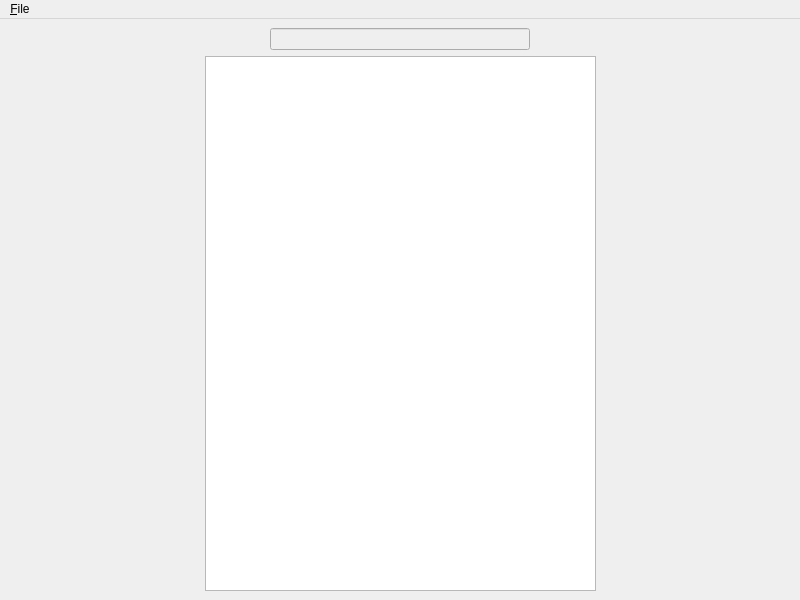
<?xml version="1.0" encoding="UTF-8"?>
<ui version="4.0">
 <class>MainWindow</class>
 <widget class="QMainWindow" name="MainWindow">
  <property name="geometry">
   <rect>
    <x>0</x>
    <y>0</y>
    <width>800</width>
    <height>600</height>
   </rect>
  </property>
  <property name="windowTitle">
   <string>MainWindow</string>
  </property>
  <widget class="QWidget" name="centralWidget">
   <layout class="QVBoxLayout" name="verticalLayout" stretch="1,2">
    <item>
     <layout class="QHBoxLayout" name="inputLayout">
      <item>
       <spacer name="inputLeftSpacer">
        <property name="orientation">
         <enum>Qt::Horizontal</enum>
        </property>
        <property name="sizeHint" stdset="0">
         <size>
          <width>40</width>
          <height>20</height>
         </size>
        </property>
       </spacer>
      </item>
      <item>
       <widget class="QLineEdit" name="inputLineEdit">
        <property name="enabled">
         <bool>false</bool>
        </property>
       </widget>
      </item>
      <item>
       <spacer name="inputRightSpacer">
        <property name="orientation">
         <enum>Qt::Horizontal</enum>
        </property>
        <property name="sizeHint" stdset="0">
         <size>
          <width>40</width>
          <height>20</height>
         </size>
        </property>
       </spacer>
      </item>
     </layout>
    </item>
    <item>
     <layout class="QHBoxLayout" name="outputLayout" stretch="1,2,1">
      <item>
       <spacer name="outputLeftSpacer">
        <property name="orientation">
         <enum>Qt::Horizontal</enum>
        </property>
        <property name="sizeHint" stdset="0">
         <size>
          <width>40</width>
          <height>20</height>
         </size>
        </property>
       </spacer>
      </item>
      <item>
       <widget class="QTextEdit" name="outputTextEdit">
        <property name="readOnly">
         <bool>true</bool>
        </property>
       </widget>
      </item>
      <item>
       <spacer name="outputRightSpacer">
        <property name="orientation">
         <enum>Qt::Horizontal</enum>
        </property>
        <property name="sizeHint" stdset="0">
         <size>
          <width>40</width>
          <height>20</height>
         </size>
        </property>
       </spacer>
      </item>
     </layout>
    </item>
   </layout>
  </widget>
  <widget class="QMenuBar" name="menuBar">
   <property name="geometry">
    <rect>
     <x>0</x>
     <y>0</y>
     <width>800</width>
     <height>20</height>
    </rect>
   </property>
   <widget class="QMenu" name="fileMenu">
    <property name="title">
     <string>&amp;File</string>
    </property>
    <addaction name="openAction"/>
   </widget>
   <addaction name="fileMenu"/>
  </widget>
  <action name="openAction">
   <property name="text">
    <string>&amp;Open...</string>
   </property>
  </action>
 </widget>
 <resources/>
 <connections/>
</ui>
